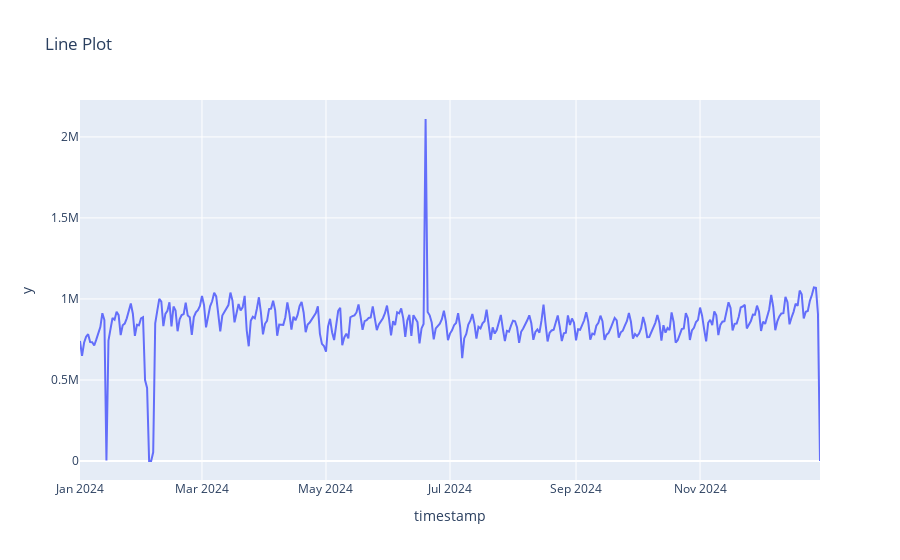

Write notebook code for a chart like this one.
### Code cell
fig = px.line(df_time_grouped, x=df_time_grouped.index, y=df_time_grouped.values, title="Line Plot")

fig.show()

### Figure 1 — Plotly figure (JSON) as saved in the notebook; plotly's stock layout.template omitted (floating-point values rounded to 4 significant figures; data arrays with more than 128 entries replaced by an {"elided": "..."} marker saying what was removed)
{"data": [{"hovertemplate": "timestamp=%{x}<br>y=%{y}<extra></extra>", "legendgroup": "", "line": {"color": "#636efa", "dash": "solid"}, "marker": {"symbol": "circle"}, "mode": "lines", "name": "", "orientation": "v", "showlegend": false, "type": "scatter", "x": {"elided": "365 str values"}, "xaxis": "x", "y": {"elided": "365 int values"}, "yaxis": "y"}], "layout": {"autosize": true, "legend": {"tracegroupgap": 0}, "title": {"text": "Line Plot"}, "xaxis": {"anchor": "y", "autorange": true, "domain": [0, 1], "range": ["2024-01-01", "2024-12-30"], "title": {"text": "timestamp"}, "type": "date"}, "yaxis": {"anchor": "x", "autorange": true, "domain": [0, 1], "range": [-117300.0, 2228000.0], "title": {"text": "y"}, "type": "linear"}}}
